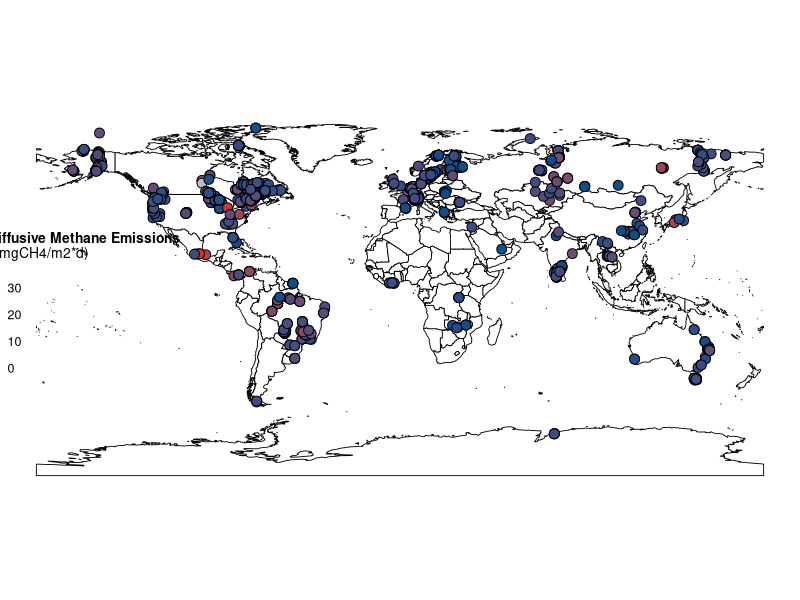

Reproduce this figure in R.
library(dplyr)
library(vroom)
library(readr)
library(ggplot2)
library(patchwork)
library(sf)
library(units)
library(rnaturalearth)
library(rnaturalearthdata)
library(viridis)


# Load in the dataset
d1_diff <- vroom::vroom("./data/organized_data_to_append/global_lake_res_DB.csv") %>%
  st_as_sf(coords = c("lon", "lat"), crs = 4326) %>%
  st_transform("+proj=eqearth +wktext") %>%
  select(ch4_diff, geometry) %>%
  na.omit(.)

world <- ne_countries(scale = "medium", returnclass = "sf")
class(world)

obs_diffusive_flux <- 
  ggplot() +
  geom_sf(data = world, lwd = 0.3, color = "black", fill = "white")+
  xlab("Longitude") + ylab("Latitude") +
  geom_sf(data = d1_diff, pch = 21, size = 3, color = "black", aes(fill = sqrt(ch4_diff)))+
  scale_fill_gradient2(midpoint=0, low="tan1", mid="dodgerblue4",
                       high="red", space ="Lab", na.value="grey",
                       name = "**Diffusive Methane Emissions** <br>√(mgCH4/m2*d)") +
  guides(fill = guide_colourbar(title.position = "top"))+
  theme_void()+
  theme(legend.position = c(0.11, 0.5),
        legend.direction = "vertical",
        legend.title = ggtext::element_markdown(size = 10),
        legend.text = element_text(size=9),
        legend.key.height  = unit(.5, 'cm'),
        legend.key.width =  unit(.3, 'cm'))
